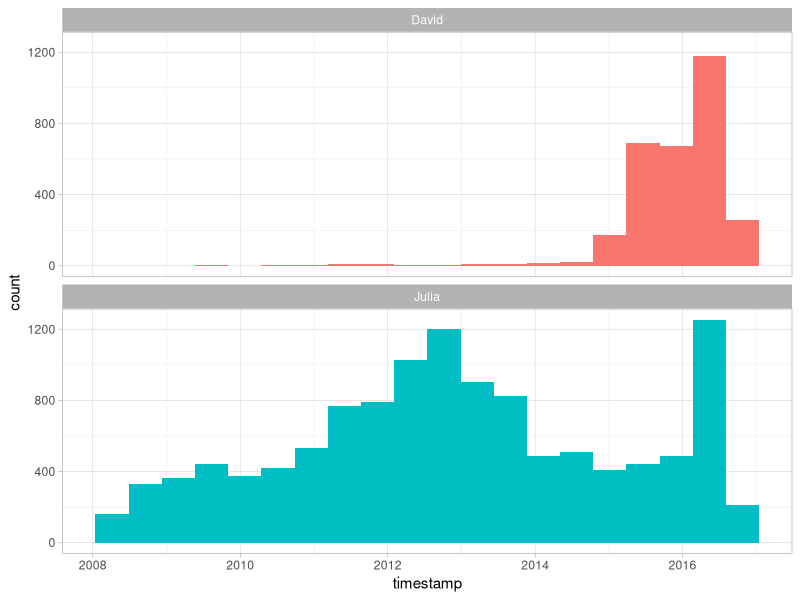

Write the R code that produced this figure. (Note: this script raises an error after producing the figure.)
## ---- chunk 1
library(knitr)
opts_chunk$set(message = FALSE, warning = FALSE, cache = TRUE, cache.lazy = FALSE)
options(width = 100, dplyr.width = 150, crayon.enabled = FALSE)
library(ggplot2)
theme_set(theme_light())
## ---- chunk 2
library(lubridate)
library(ggplot2)
library(dplyr)
library(readr)

tweets_julia <- read_csv("data/tweets_julia.csv")
tweets_dave <- read_csv("data/tweets_dave.csv")
tweets <- bind_rows(tweets_julia %>% 
                      mutate(person = "Julia"),
                    tweets_dave %>% 
                      mutate(person = "David")) %>%
  mutate(timestamp = ymd_hms(timestamp))

ggplot(tweets, aes(x = timestamp, fill = person)) +
  geom_histogram(position = "identity", bins = 20, show.legend = FALSE) +
  facet_wrap(~person, ncol = 1)
## ---- chunk 3
library(tidytext)
library(stringr)

remove_reg <- "&amp;|&lt;|&gt;"
tidy_tweets <- tweets %>% 
  filter(!str_detect(text, "^RT")) %>%
  mutate(text = str_remove_all(text, remove_reg)) %>%
  unnest_tokens(word, text, token = "tweets") %>%
  filter(!word %in% stop_words$word,
         !word %in% str_remove_all(stop_words$word, "'"),
         str_detect(word, "[a-z]"))
## ---- chunk 4
frequency <- tidy_tweets %>% 
  group_by(person) %>% 
  count(word, sort = TRUE) %>% 
  left_join(tidy_tweets %>% 
              group_by(person) %>% 
              summarise(total = n())) %>%
  mutate(freq = n/total)

frequency
## ---- chunk 5
library(tidyr)

frequency <- frequency %>% 
  select(person, word, freq) %>% 
  spread(person, freq) %>%
  arrange(Julia, David)

frequency
## ---- chunk 6
library(scales)

ggplot(frequency, aes(Julia, David)) +
  geom_jitter(alpha = 0.1, size = 2.5, width = 0.25, height = 0.25) +
  geom_text(aes(label = word), check_overlap = TRUE, vjust = 1.5) +
  scale_x_log10(labels = percent_format()) +
  scale_y_log10(labels = percent_format()) +
  geom_abline(color = "red")
## ---- chunk 7
tidy_tweets <- tidy_tweets %>%
  filter(timestamp >= as.Date("2016-01-01"),
         timestamp < as.Date("2017-01-01"))
## ---- chunk 8
word_ratios <- tidy_tweets %>%
  filter(!str_detect(word, "^@")) %>%
  count(word, person) %>%
  group_by(word) %>%
  filter(sum(n) >= 10) %>%
  ungroup() %>%
  spread(person, n, fill = 0) %>%
  mutate_if(is.numeric, list(~(. + 1) / (sum(.) + 1))) %>%
  mutate(logratio = log(David / Julia)) %>%
  arrange(desc(logratio))
## ---- chunk 9
word_ratios %>% 
  arrange(abs(logratio))
## ---- chunk 10
word_ratios %>%
  group_by(logratio < 0) %>%
  top_n(15, abs(logratio)) %>%
  ungroup() %>%
  mutate(word = reorder(word, logratio)) %>%
  ggplot(aes(word, logratio, fill = logratio < 0)) +
  geom_col(show.legend = FALSE) +
  coord_flip() +
  ylab("log odds ratio (David/Julia)") +
  scale_fill_discrete(name = "", labels = c("David", "Julia"))
## ---- chunk 11
words_by_time <- tidy_tweets %>%
  filter(!str_detect(word, "^@")) %>%
  mutate(time_floor = floor_date(timestamp, unit = "1 month")) %>%
  count(time_floor, person, word) %>%
  group_by(person, time_floor) %>%
  mutate(time_total = sum(n)) %>%
  group_by(person, word) %>%
  mutate(word_total = sum(n)) %>%
  ungroup() %>%
  rename(count = n) %>%
  filter(word_total > 30)

words_by_time
## ---- chunk 12
nested_data <- words_by_time %>%
  nest(-word, -person) 

nested_data
## ---- chunk 13
library(purrr)

nested_models <- nested_data %>%
  mutate(models = map(data, ~ glm(cbind(count, time_total) ~ time_floor, ., 
                                  family = "binomial")))

nested_models
## ---- chunk 14
library(broom)

slopes <- nested_models %>%
  mutate(models = map(models, tidy)) %>%
  unnest(cols = c(models)) %>%
  filter(term == "time_floor") %>%
  mutate(adjusted.p.value = p.adjust(p.value))
## ---- chunk 15
top_slopes <- slopes %>% 
  filter(adjusted.p.value < 0.05)

top_slopes
## ---- chunk 16
words_by_time %>%
  inner_join(top_slopes, by = c("word", "person")) %>%
  filter(person == "David") %>%
  ggplot(aes(time_floor, count/time_total, color = word)) +
  geom_line(size = 1.3) +
  labs(x = NULL, y = "Word frequency")
## ---- chunk 17
words_by_time %>%
  inner_join(top_slopes, by = c("word", "person")) %>%
  filter(person == "Julia") %>%
  ggplot(aes(time_floor, count/time_total, color = word)) +
  geom_line(size = 1.3) +
  labs(x = NULL, y = "Word frequency")
## ---- chunk 18
tweets_julia <- read_csv("data/juliasilge_tweets.csv")
tweets_dave <- read_csv("data/drob_tweets.csv")
tweets <- bind_rows(tweets_julia %>% 
                      mutate(person = "Julia"),
                    tweets_dave %>% 
                      mutate(person = "David")) %>%
  mutate(created_at = ymd_hms(created_at))
## ---- chunk 19
tidy_tweets <- tweets %>% 
  filter(!str_detect(text, "^(RT|@)")) %>%
  mutate(text = str_remove_all(text, remove_reg)) %>%
  unnest_tokens(word, text, token = "tweets", strip_url = TRUE) %>%
  filter(!word %in% stop_words$word,
         !word %in% str_remove_all(stop_words$word, "'"))

tidy_tweets
## ---- chunk 20
totals <- tidy_tweets %>% 
  group_by(person, id) %>% 
  summarise(rts = first(retweets)) %>% 
  group_by(person) %>% 
  summarise(total_rts = sum(rts))

totals
## ---- chunk 21
word_by_rts <- tidy_tweets %>% 
  group_by(id, word, person) %>% 
  summarise(rts = first(retweets)) %>% 
  group_by(person, word) %>% 
  summarise(retweets = median(rts), uses = n()) %>%
  left_join(totals) %>%
  filter(retweets != 0) %>%
  ungroup()

word_by_rts %>% 
  filter(uses >= 5) %>%
  arrange(desc(retweets))
## ---- chunk 22
word_by_rts %>%
  filter(uses >= 5) %>%
  group_by(person) %>%
  top_n(10, retweets) %>%
  arrange(retweets) %>%
  ungroup() %>%
  mutate(word = factor(word, unique(word))) %>%
  ungroup() %>%
  ggplot(aes(word, retweets, fill = person)) +
  geom_col(show.legend = FALSE) +
  facet_wrap(~ person, scales = "free", ncol = 2) +
  coord_flip() +
  labs(x = NULL, 
       y = "Median # of retweets for tweets containing each word")
## ---- chunk 23
totals <- tidy_tweets %>% 
  group_by(person, id) %>% 
  summarise(favs = first(favorites)) %>% 
  group_by(person) %>% 
  summarise(total_favs = sum(favs))

word_by_favs <- tidy_tweets %>% 
  group_by(id, word, person) %>% 
  summarise(favs = first(favorites)) %>% 
  group_by(person, word) %>% 
  summarise(favorites = median(favs), uses = n()) %>%
  left_join(totals) %>%
  filter(favorites != 0) %>%
  ungroup()
## ---- chunk 24
word_by_favs %>%
  filter(uses >= 5) %>%
  group_by(person) %>%
  top_n(10, favorites) %>%
  arrange(favorites) %>%
  ungroup() %>%
  mutate(word = factor(word, unique(word))) %>%
  ungroup() %>%
  ggplot(aes(word, favorites, fill = person)) +
  geom_col(show.legend = FALSE) +
  facet_wrap(~ person, scales = "free", ncol = 2) +
  coord_flip() +
  labs(x = NULL, 
       y = "Median # of favorites for tweets containing each word")
